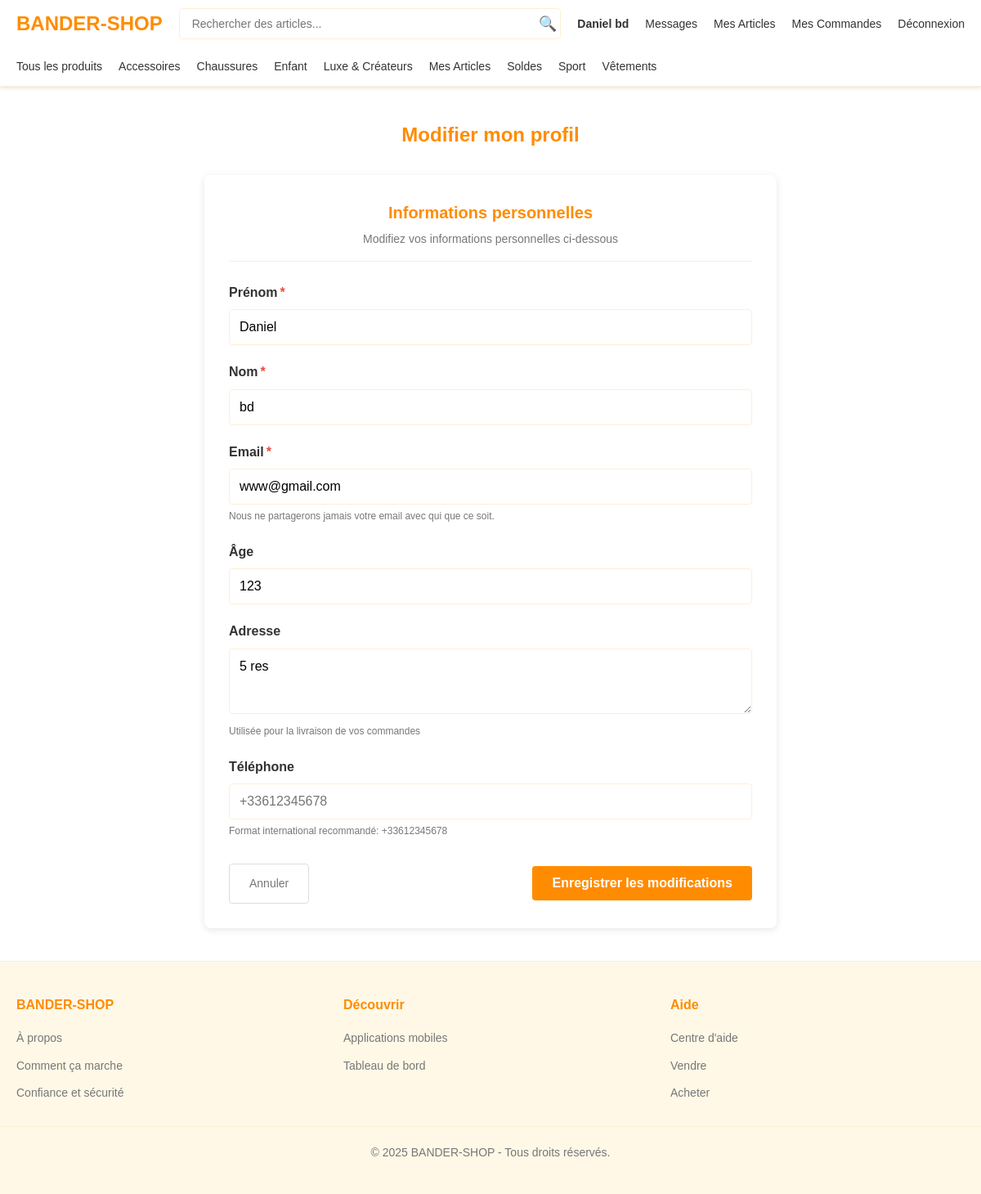
Screenshot of /modifier_profil.php (signed in) with the database file from the repository.
### tables this page shows
CREATE TABLE `users` (
  `id` int NOT NULL AUTO_INCREMENT,
  `prenom` varchar(100) NOT NULL,
  `nom` varchar(100) NOT NULL,
  `email` varchar(150) NOT NULL,
  `mot_de_passe` varchar(255) NOT NULL,
  `age` int DEFAULT NULL,
  `adresse` varchar(255) DEFAULT NULL,
  `telephone` varchar(20) DEFAULT NULL,
  `role` enum('vendeur','acheteur','admin') NOT NULL DEFAULT 'acheteur',
  `date_inscription` timestamp NULL DEFAULT CURRENT_TIMESTAMP,
  `is_admin` tinyint(1) NOT NULL DEFAULT '0',
  PRIMARY KEY (`id`),
  UNIQUE KEY `email` (`email`)
);

CREATE TABLE `categories` (
  `id` int NOT NULL AUTO_INCREMENT,
  `nom` varchar(100) NOT NULL,
  PRIMARY KEY (`id`),
  UNIQUE KEY `nom` (`nom`)
);

### modifier_profil.php (the view, shortened to what this page needs)
<?php
try {
    $pdo = new PDO("mysql:host=localhost;dbname=e_boutique", "root", "rootroot");
    $pdo->setAttribute(PDO::ATTR_ERRMODE, PDO::ERRMODE_EXCEPTION);
} catch (PDOException $e) {
    die("Erreur de connexion : " . $e->getMessage());
}
$stmt = $pdo->query("SELECT * FROM categories");
$categories = $stmt->fetchAll();
$categories_filtrees = array_filter($categories, function($category) {
    return $category['nom'] !== 'Homme' && $category['nom'] !== 'Femme';
});
$stmt = $pdo->prepare("SELECT * FROM users WHERE id = ?");
$stmt->execute([$_SESSION['user_id']]);
$user = $stmt->fetch();
$errors = [];
?>
<!DOCTYPE html>
<html lang="fr">
<head>
</head>
<body>
<header>
    <div class="header-container">
        <div class="logo">
            <a href="index.php">BANDER-SHOP</a>
        </div>
        <div class="search-container">
            <form class="search-bar" action="index.php" method="get">
                <input type="text" placeholder="Rechercher des articles..." name="search">
                <button type="submit">🔍</button>
            </form>
        </div>
        <div class="header-actions">
            <a href="compte.php"><strong><?= htmlspecialchars($user['prenom'] . ' ' . $user['nom']); ?></strong></a>
            <a href="messages.php">Messages</a>
            <a href="mes_articles.php">Mes Articles</a>
            <a href="suivi_commande.php">Mes Commandes</a>
            <a href="logout.php">Déconnexion</a>
        </div>
    </div>
    <nav class="category-nav">
        <ul>
            <li><a href="index.php">Tous les produits</a></li>
            <?php foreach ($categories_filtrees as $category): ?>
                <li>
                    <a href="index.php?categorie_id=<?= $category['id'] ?>">
                        <?= htmlspecialchars($category['nom']) ?>
                    </a>
                </li>
            <?php endforeach; ?>
        </ul>
    </nav>
</header>
<main>
    <h1 class="page-title">Modifier mon profil</h1>
    <div class="form-container">
        <div class="form-header">
            <h2 class="form-title">Informations personnelles</h2>
            <p class="form-subtitle">Modifiez vos informations personnelles ci-dessous</p>
        </div>
        <form id="profile-form" method="post" action="modifier_profil.php">
            <div class="form-group">
                <label for="prenom">Prénom<span class="required-star">*</span></label>
                <input type="text" class="form-control <?= isset($errors['prenom']) ? 'error' : '' ?>" id="prenom" name="prenom" value="<?= htmlspecialchars($user['prenom']) ?>" required>
            </div>
            <div class="form-group">
                <label for="nom">Nom<span class="required-star">*</span></label>
                <input type="text" class="form-control <?= isset($errors['nom']) ? 'error' : '' ?>" id="nom" name="nom" value="<?= htmlspecialchars($user['nom']) ?>" required>
            </div>
            <div class="form-group">
                <label for="email">Email<span class="required-star">*</span></label>
                <input type="email" class="form-control <?= isset($errors['email']) ? 'error' : '' ?>" id="email" name="email" value="<?= htmlspecialchars($user['email']) ?>" required>
                <span class="form-hint">Nous ne partagerons jamais votre email avec qui que ce soit.</span>
            </div>
            <div class="form-group">
                <label for="age">Âge</label>
                <input type="number" class="form-control <?= isset($errors['age']) ? 'error' : '' ?>" id="age" name="age" value="<?= htmlspecialchars($user['age'] ?? '') ?>" min="0" max="120">
            </div>
            <div class="form-group">
                <label for="adresse">Adresse</label>
                <textarea class="form-control <?= isset($errors['adresse']) ? 'error' : '' ?>" id="adresse" name="adresse" rows="3"><?= htmlspecialchars($user['adresse'] ?? '') ?></textarea>
                <span class="form-hint">Utilisée pour la livraison de vos commandes</span>
            </div>
            <div class="form-group">
                <label for="telephone">Téléphone</label>
                <input type="tel" class="form-control <?= isset($errors['telephone']) ? 'error' : '' ?>" id="telephone" name="telephone" value="<?= htmlspecialchars($user['telephone'] ?? '') ?>" placeholder="+33612345678">
                <span class="form-hint">Format international recommandé: +33612345678</span>
            </div>
            <div class="form-actions">
                <a href="compte.php" class="cancel-link">Annuler</a>
                <button type="submit" class="submit-button">Enregistrer les modifications</button>
            </div>
        </form>
    </div>
</main>
<footer>
    <div class="footer-container">
        <div class="footer-column">
            <h4>BANDER-SHOP</h4>
            <ul>
                <li><a href="#">À propos</a></li>
                <li><a href="#">Comment ça marche</a></li>
                <li><a href="#">Confiance et sécurité</a></li>
            </ul>
        </div>
        <div class="footer-column">
            <h4>Découvrir</h4>
            <ul>
                <li><a href="#">Applications mobiles</a></li>
                <li><a href="#">Tableau de bord</a></li>
            </ul>
        </div>
        <div class="footer-column">
            <h4>Aide</h4>
            <ul>
                <li><a href="#">Centre d'aide</a></li>
                <li><a href="#">Vendre</a></li>
                <li><a href="#">Acheter</a></li>
            </ul>
        </div>
    </div>
    <div class="copyright">
        <p>&copy; 2025 BANDER-SHOP - Tous droits réservés.</p>
    </div>
</footer>
</body>
</html>

### modifier_profil.php (style rules this page uses)
:root { --primary-color: #FF8C00; --secondary-color: #FFA500; --accent-color: #FFD700; --text-color: #333; --light-background: #FFF8E7; --border-color: #FFEFD5; --error-color: #e74c3c; --success-color: #2ecc71; }
* { margin: 0; padding: 0; box-sizing: border-box; font-family: Arial, sans-serif; }
body { background-color: #fff; color: var(--text-color); line-height: 1.6; }
header { background-color: white; box-shadow: 0 2px 4px rgba(0, 0, 0, 0.1); position: sticky; top: 0; z-index: 100; }
.header-container { max-width: 1200px; margin: 0 auto; padding: 10px 20px; display: flex; align-items: center; justify-content: space-between; }
.logo a { text-decoration: none; color: var(--primary-color); font-weight: bold; font-size: 24px; }
.search-container { flex-grow: 1; max-width: 500px; margin: 0 20px; }
.search-bar { position: relative; width: 100%; }
.search-bar input { width: 100%; padding: 10px 40px 10px 15px; border: 1px solid var(--border-color); border-radius: 4px; font-size: 14px; }
.search-bar button { position: absolute; right: 5px; top: 50%; transform: translateY(-50%); background: none; border: none; cursor: pointer; font-size: 18px; color: var(--primary-color); }
.header-actions { display: flex; align-items: center; gap: 20px; }
.header-actions a { text-decoration: none; color: var(--text-color); font-size: 14px; }
.category-nav { background-color: white; border-bottom: 1px solid var(--border-color); overflow-x: auto; white-space: nowrap; }
.category-nav ul { max-width: 1200px; margin: 0 auto; padding: 0 20px; display: flex; list-style: none; }
.category-nav li { margin-right: 20px; }
.category-nav a { display: inline-block; text-decoration: none; color: var(--text-color); padding: 12px 0; font-size: 14px; position: relative; }
main { max-width: 1200px; margin: 40px auto; padding: 0 20px; }
.page-title { font-size: 24px; margin-bottom: 30px; color: var(--primary-color); text-align: center; }
.form-container { max-width: 700px; margin: 0 auto; background-color: white; border-radius: 8px; box-shadow: 0 2px 10px rgba(0, 0, 0, 0.1); padding: 30px; }
.form-header { margin-bottom: 25px; padding-bottom: 15px; border-bottom: 1px solid var(--border-color); text-align: center; }
.form-title { font-size: 20px; color: var(--primary-color); margin-bottom: 5px; }
.form-subtitle { font-size: 14px; color: #777; }
.form-group { margin-bottom: 20px; }
.form-group label { display: block; margin-bottom: 8px; font-weight: 600; color: var(--text-color); }
.required-star { color: var(--error-color); margin-left: 3px; }
.form-control { width: 100%; padding: 12px; border: 1px solid var(--border-color); border-radius: 4px; font-size: 16px; transition: border-color 0.3s, box-shadow 0.3s; }
.form-hint { display: block; margin-top: 5px; font-size: 12px; color: #777; }
.form-actions { display: flex; align-items: center; gap: 15px; justify-content: space-between; margin-top: 30px; }
.submit-button { padding: 12px 24px; background-color: var(--primary-color); color: white; font-weight: bold; font-size: 16px; border: none; border-radius: 4px; cursor: pointer; transition: background-color 0.3s; }
.cancel-link { text-decoration: none; color: #777; font-size: 14px; padding: 12px 24px; border: 1px solid #ddd; border-radius: 4px; transition: background-color 0.3s; }
footer { background-color: var(--light-background); border-top: 1px solid var(--border-color); padding: 40px 0; margin-top: 40px; }
.footer-container { max-width: 1200px; margin: 0 auto; padding: 0 20px; display: grid; grid-template-columns: repeat(auto-fit, minmax(200px, 1fr)); gap: 40px; }
.footer-column h4 { font-size: 16px; margin-bottom: 15px; color: var(--primary-color); }
.footer-column ul { list-style: none; }
.footer-column li { margin-bottom: 8px; }
.footer-column a { text-decoration: none; color: #777; font-size: 14px; }
.copyright { max-width: 1200px; margin: 20px auto 0; padding: 20px 20px 0; border-top: 1px solid var(--border-color); text-align: center; color: #777; font-size: 14px; }

### rows the page displays
users: prenom+nom "Daniel bd", prenom "Daniel", nom "bd", email "www@gmail.com", age "123", adresse "5 res"
categories: nom "Accessoires"
categories: nom "Chaussures"
categories: nom "Enfant"
categories: nom "Luxe & Créateurs"
categories: nom "Mes Articles"
categories: nom "Soldes"
categories: nom "Sport"
categories: nom "Vêtements"
